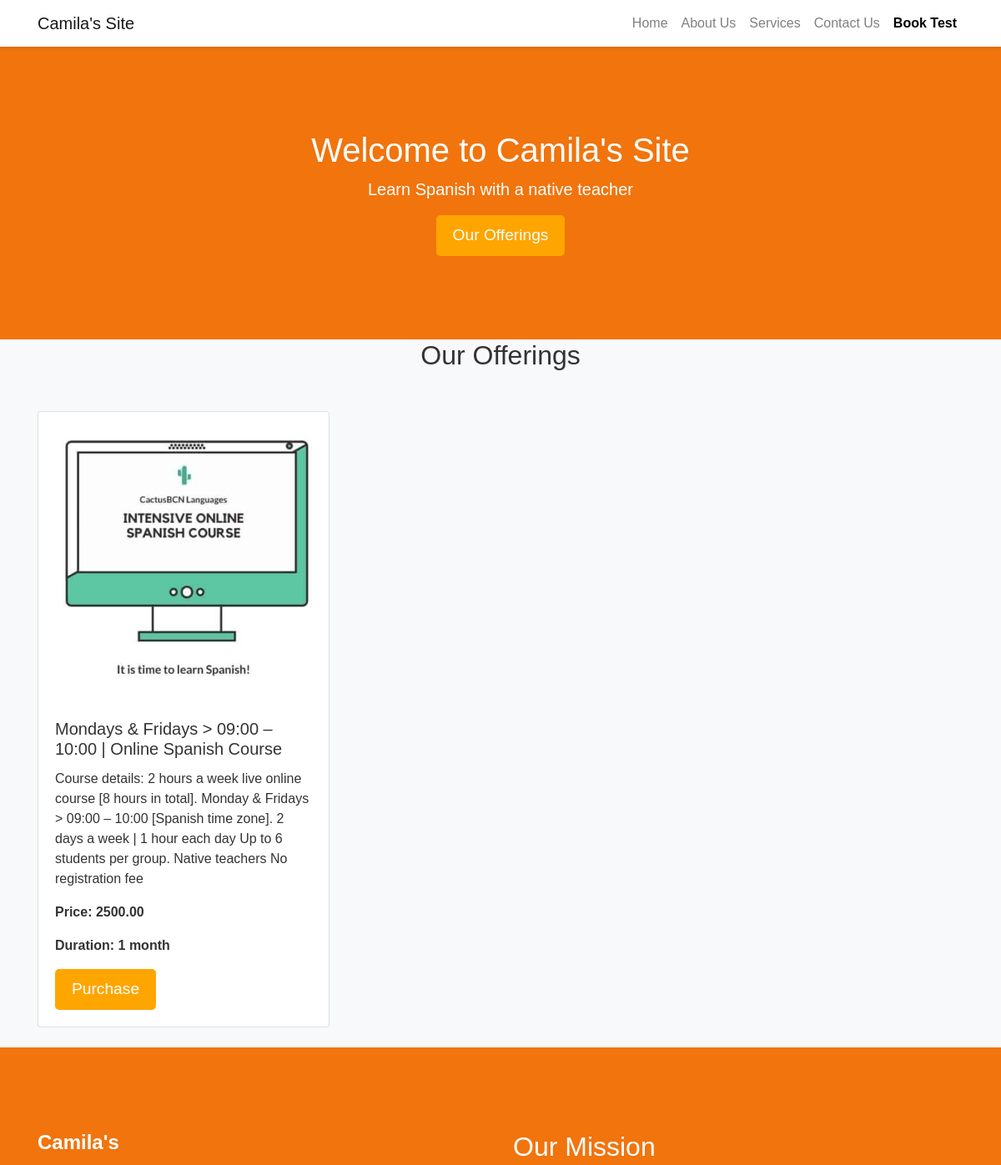
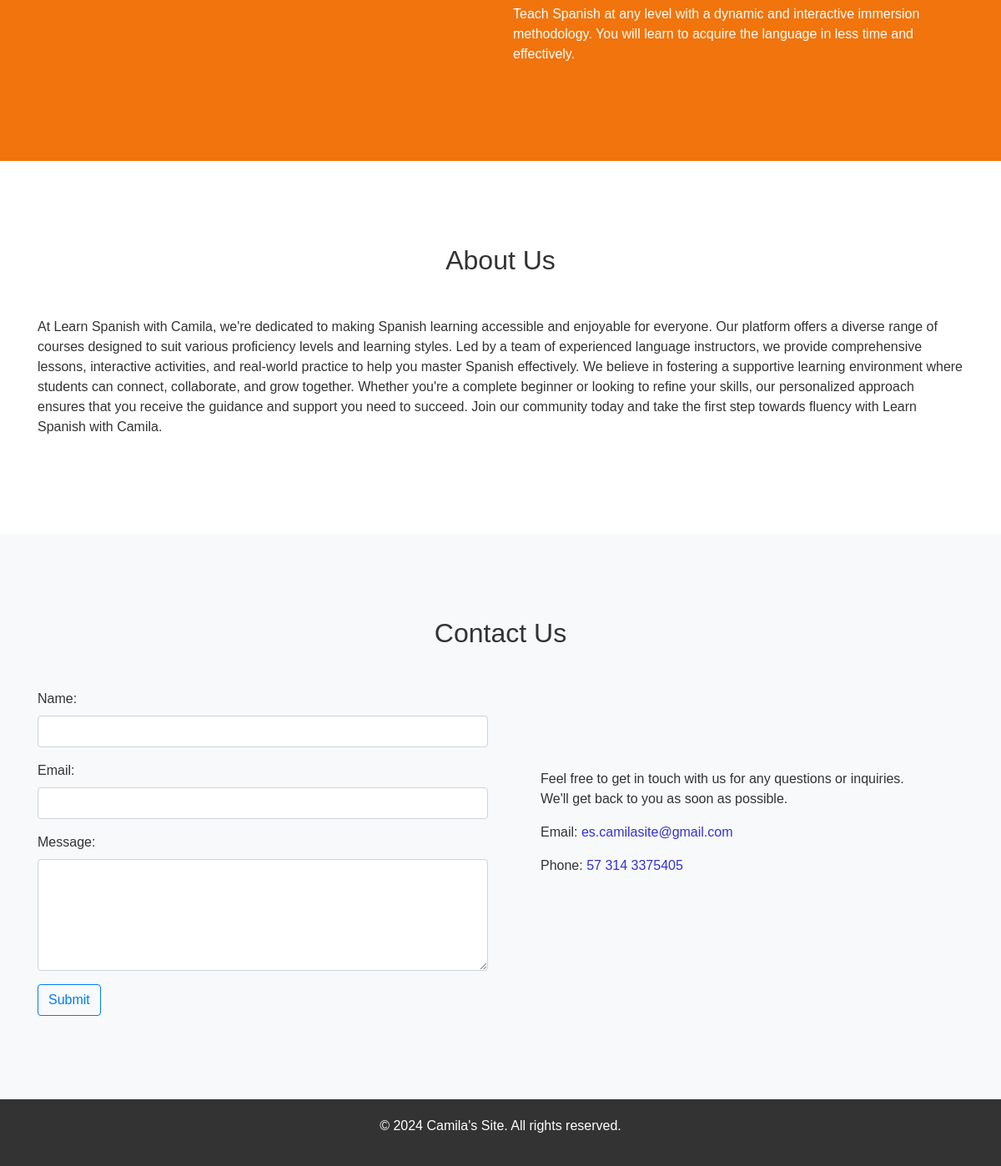
The page / on the database its author committed (2 pictures, top to bottom).
### core/models.py (models this page shows, shortened)
class Service(models.Model):
    title = models.CharField(max_length=100, verbose_name="Title")
    description = models.TextField(verbose_name="Description")
    price = models.DecimalField(max_digits=8, decimal_places=2, verbose_name="Price")
    duration = models.CharField(max_length=50, verbose_name="Duration")
    image = models.ImageField(upload_to='services/', null=True, blank=True, verbose_name="Image")
    created_at = models.DateTimeField(auto_now_add=True, verbose_name="Created At")
    updated_at = models.DateTimeField(auto_now=True, verbose_name="Updated At")
    class Meta:
        verbose_name = "Service"
        verbose_name_plural = "Services"

### core/views.py (the view)
# urls.py: path('', HomePageView.as_view(), name='home'),
class HomePageView(TemplateView):
    template_name = 'index.html'
    def get_context_data(self, **kwargs):
        context = super().get_context_data(**kwargs)
        context['title'] = "Camila's Site"
        context['services'] = Service.objects.all()
        return context

### core/templates/index.html (shortened to what this page needs)
<!DOCTYPE html>
<html lang="en">
<head>
    <link rel="stylesheet" href="https://stackpath.bootstrapcdn.com/bootstrap/4.5.2/css/bootstrap.min.css">
</head>
<body>
    <nav class="navbar navbar-expand-lg navbar-light">
        <div class="container">
            <a class="navbar-brand" href="#">Camila's Site</a>
            <div class="collapse navbar-collapse" id="navbarNav">
                <ul class="navbar-nav ml-auto">
                    <li class="nav-item">
                        <a class="nav-link" href="#home">Home</a>
                    </li>
                    <li class="nav-item">
                        <a class="nav-link" href="#about">About Us</a>
                    </li>
                    <li class="nav-item">
                        <a class="nav-link" href="#services">Services</a>
                    </li>
                    <li class="nav-item">
                        <a class="nav-link" href="#contact">Contact Us</a>
                    </li>
                    <li class="nav-item">
                        <a class="nav-link" style="color: black;font-weight: bolder;" href="https://www.esl-idiomas.com/es/test-online/test-espanol">Book Test</a>
                    </li>
                </ul>
            </div>
        </div>
    </nav>
    <section id="home" class="banner">
        <div class="container">
            <h1>Welcome to Camila's Site</h1>
            <p class="lead">Learn Spanish with a native teacher</p>
            <a href="#services" class="btn btn-banner">Our Offerings</a>
        </div>
    </section>
    <section id="services">
        <div class="container">
            <h2 class="text-center mb-5">Our Offerings</h2>
            <div class="row">
                {% for service in services %}
                <div class="col-md-4 mb-4">
                    <div class="card">
                        <img src="{{ service.image.url }}" class="card-img-top" alt="{{ service.title }}">
                        <div class="card-body">
                            <h5 class="card-title">{{ service.title }}</h5>
                            <p class="card-text">{{ service.description }}</p>
                            <p class="card-text" style="font-weight: bolder;">Price: {{ service.price }}</p>
                            <p class="card-text" style="font-weight: bolder;">Duration: {{ service.duration }}</p>
                            <form id="paypal-form-{{ service.id }}" method="post" action="{% url 'create_payment' %}">
                                <button type="button" class="btn  book-now-btn" onclick="initiatePayPal('{{ service.id }}')">Purchase</button>
                            </form>
                        </div>
                    </div>
                </div>
                {% endfor %}
            </div>
        </div>
    </section>
    <section id="mission">
        <div class="container">
            <div class="row">
                <div class="col-md-6">
                    <h4 style="font-weight: bolder;">Camila's</h4>
                </div>
                <div class="col-md-6">
                    <h2>Our Mission</h2>
                    <p>Teach Spanish at any level with a dynamic and interactive immersion methodology. You will learn to acquire the language in less time and effectively.</p>
                </div>
            </div>
        </div>
    </section>
    <section id="about">
        <div class="container">
            <h2 class="text-center mb-5">About Us</h2>
            <p>At Learn Spanish with Camila, we're dedicated to making Spanish learning accessible and enjoyable for everyone. Our platform offers a diverse range of courses designed to suit various proficiency levels and learning styles. Led by a team of experienced language instructors, we provide comprehensive lessons, interactive activities, and real-world practice to help you master Spanish effectively. We believe in fostering a supportive learning environment where students can connect, collaborate, and grow together. Whether you're a complete beginner or looking to refine your skills, our personalized approach ensures that you receive the guidance and support you need to succeed. Join our community today and take the first step towards fluency with Learn Spanish with Camila.</p>
        </div>
    </section>
    <section id="contact">
        <div class="container">
            <h2 class="text-center mb-5">Contact Us</h2>
            <div class="row">
                <div class="col-md-6">
                    <form action="{% url 'save_contact' %}" method="post">
                        <div class="form-group">
                            <label for="name">Name:</label>
                            <input type="text" class="form-control" id="name" name="name" required>
                        </div>
                        <div class="form-group">
                            <label for="email">Email:</label>
                            <input type="email" class="form-control" id="email" name="email" required>
                        </div>
                        <div class="form-group">
                            <label for="message">Message:</label>
                            <textarea class="form-control" id="message" name="message" rows="5" required></textarea>
                        </div>
                        <button type="submit" class="btn btn-outline-primary">Submit</button>
                    </form>
                </div>
                <div class="col-md-6 mt-5 p-5">
                    <p>Feel free to get in touch with us for any questions or inquiries. We'll get back to you as soon as possible.</p>
                    <p>Email: <span style="color: rgb(51, 51, 209);">es.camilasite@gmail.com</span></p>
                    <p>Phone: <span style="color: rgb(51, 51, 209);">57 314 3375405</span></p>
                </div>
            </div>
        </div>
    </section>
    <footer>
        <div class="container text-center">
            <p>&copy; 2024 Camila's Site. All rights reserved.</p>
        </div>
    </footer>
</body>
</html>

### core/templates/index.html (style rules this page uses)
body { font-family: Arial, sans-serif; background-color: #f8f9fa; color: #333; }
.navbar { background-color: #fff; box-shadow: 0 2px 4px rgba(0,0,0,0.1); }
.navbar-brand, .navbar-nav .nav-link { color: #333; }
.banner { background-color: rgb(241, 116, 13); background-size: cover; background-position: center; color: #fff; padding: 100px 0; text-align: center; }
.btn-banner, .book-now-btn { background-color: #FFA500; color: #fff; border: none; padding: 10px 20px; font-size: 1.2rem; border-radius: 5px; text-decoration: none; }
#mission { background-color: rgb(241, 116, 13); color: #fff; padding: 100px 0; }
#about { background-color: #fff; padding: 100px 0; }
#contact { background-color: #f8f9fa; padding: 100px 0; }
footer { background-color: #333; color: #fff; padding: 20px 0; text-align: center; }

### rows shown on the page
Service: image (picture), title "Mondays & Fridays > 09:00 – 10:00 | Online Spanish Course", description "Course details: 2 hours a week live online course [8 hours in total]. Monday & Fridays > 09:00 – 10:00 [Spanish time zone]. 2 days a week | 1 hour each day Up to 6 students per group. Native teachers No registration fee", price "2500.00", duration "1 month"
